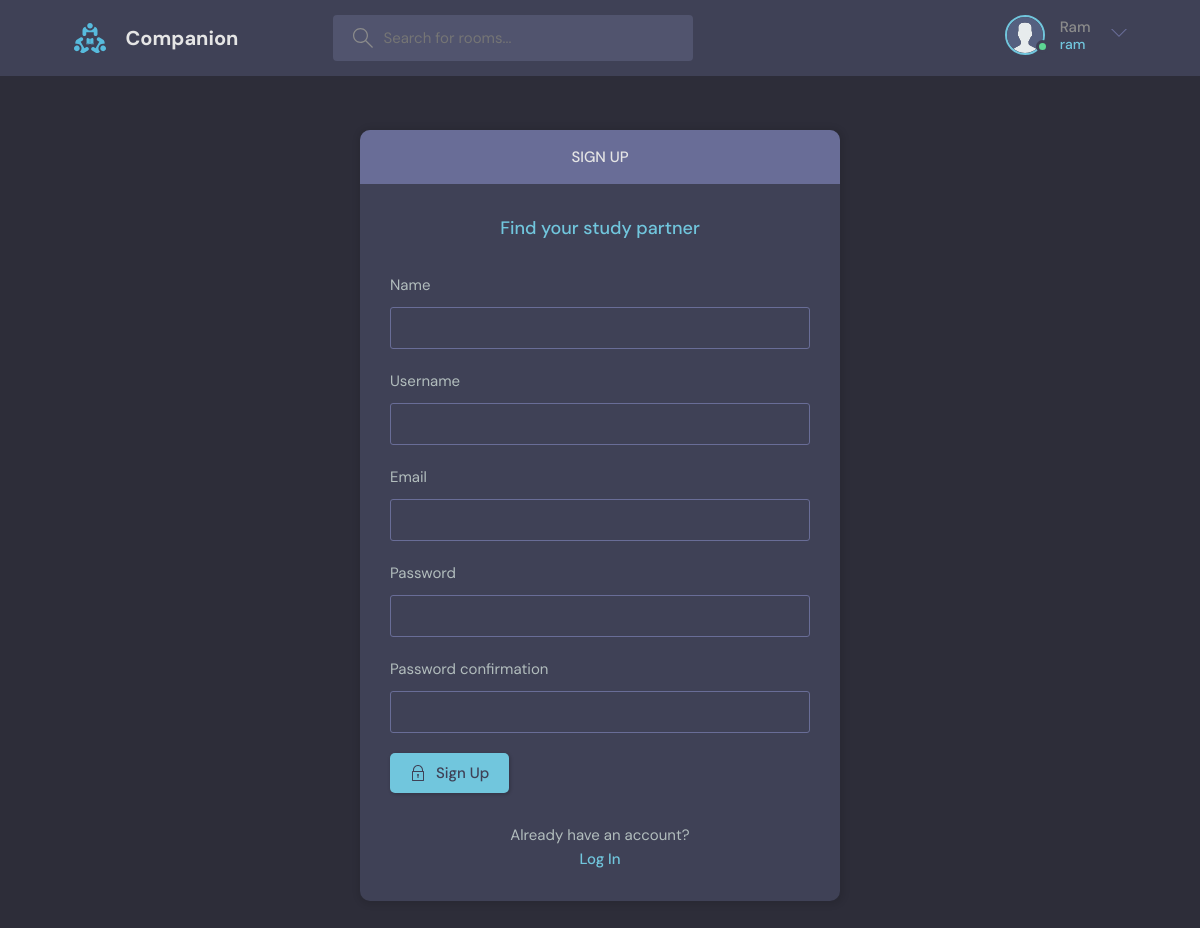
Page /register/ (signed in) on the committed database.
### base/models.py (models this page shows)
class User(AbstractUser):
    name = models.CharField(max_length=200, null=False, blank=False)
    email = models.EmailField(unique=True, null=False, blank=False)
    bio = models.TextField(null=True, blank=True)
    avatar = models.ImageField(null=True, blank=True, default="avatar.svg")
    USERNAME_FIELD = 'email'
    REQUIRED_FIELDS = []
    @property
    def avatar_url(self):
        try:
            url = self.avatar.url
        except:
            url = '/media/avatar.svg'
        return url

### base/views.py (the view, shortened to what this page needs)
# urls.py: path('register/', views.registerPage, name="register"),
def registerPage(request):
    form = MyUserCreationForm
    context = {'form':  form}
    return render(request, 'base/signup.html', context)

### base/templates/base/signup.html (shortened to what this page needs)
{% extends 'main.html' %}
{% block content %}
<main class="auth layout">
  <div class="container">
    <div class="layout__box">
      <div class="layout__boxHeader">
        <div class="layout__boxTitle">
          <h3>Sign up</h3>
        </div>
      </div>
      <div class="layout__body">
        <h2 class="auth__tagline">Find your study partner</h2>
        <form class="form" action="" method="post">
          {% for field in form %}
          <div class="form__group">
            <label for="fullname">{{field.label}}</label>
            {{field}}
          </div>
          {%endfor%}
          <button class="btn btn--main" type="submit">
            Sign Up
          </button>
        </form>
        <div class="auth__action">
          <p>Already have an account?</p>
          <a href="{% url 'login' %}" class="btn btn--link">Log In</a>
        </div>
      </div>
    </div>
  </div>
</main>
{% endblock content %}

### templates/navbar.html (shortened to what this page needs)
{%load static%}
<header class="header header--loggedIn">
    <div class="container">
        <a href="{% url 'home' %}" class="header__logo">
            <img src="{% static 'images/logo.svg/' %}" />
            <h1>Companion</h1>
        </a>
        <form class="header__search" method="GET" action="{% url 'home' %}">
            <label>
                <input name="q" placeholder="Search for rooms..." />
            </label>
        </form>
        <nav class="header__menu">
            {% if request.user.is_authenticated %}
            <div class="header__user">
                <a href="{% url 'user-profile' request.user.id %}">
                    <div class="avatar avatar--medium active">
                        <img src="{{request.user.avatar_url}}" />
                    </div>
                    <p>{{request.user.name}} <span>{{request.user.username}}</span></p>
                </a>
                <button class="dropdown-button">
                    <svg version="1.1" xmlns="http://www.w3.org/2000/svg" width="32" height="32" viewBox="0 0 32 32">
                        <title>chevron-down</title>
                        <path d="M16 21l-13-13h-3l16 16 16-16h-3l-13 13z"></path>
                    </svg>
                </button>
            </div>
                {% else %}
                <a href="{%url 'login'%}">
                    <img src="{% static 'images/avatar.svg' %}" />
                    <p>Login</p>
                </a>
                {% endif %}
        </nav>
    </div>
</header>

### rows in the picture
User: user.avatar_url (placeholder picture), user.name "Ram", user.username "ram"

### other values in the picture
{{ field.label }} "Name" "Username" "Email" "Password" "Password confirmation"
